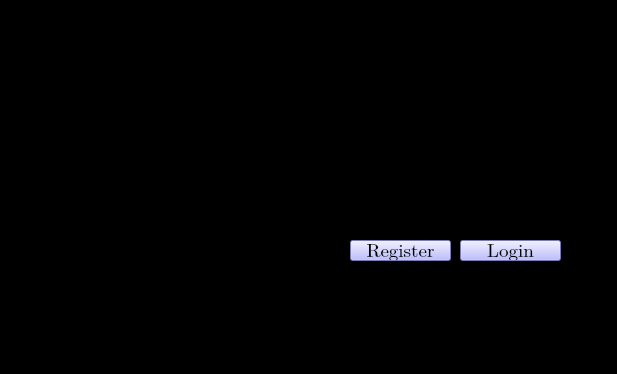
<?xml version="1.0" encoding="UTF-8"?>
<ui version="4.0">
 <class>MainWindow</class>
 <widget class="QMainWindow" name="MainWindow">
  <property name="geometry">
   <rect>
    <x>0</x>
    <y>0</y>
    <width>617</width>
    <height>374</height>
   </rect>
  </property>
  <property name="windowTitle">
   <string>MainWindow</string>
  </property>
  <property name="styleSheet">
   <string notr="true">QWidget {
    background-color:rgb(0, 0, 0)
}</string>
  </property>
  <widget class="QWidget" name="centralwidget">
   <widget class="QLabel" name="label">
    <property name="geometry">
     <rect>
      <x>40</x>
      <y>0</y>
      <width>531</width>
      <height>321</height>
     </rect>
    </property>
    <property name="text">
     <string/>
    </property>
    <property name="pixmap">
     <pixmap>Film and Theater Presentation.png</pixmap>
    </property>
    <property name="scaledContents">
     <bool>true</bool>
    </property>
   </widget>
   <widget class="QPushButton" name="LoginButton">
    <property name="geometry">
     <rect>
      <x>460</x>
      <y>240</y>
      <width>101</width>
      <height>21</height>
     </rect>
    </property>
    <property name="font">
     <font>
      <family>Cambria Math</family>
      <pointsize>14</pointsize>
     </font>
    </property>
    <property name="styleSheet">
     <string notr="true">QPushButton {
    background-color: rgb(170, 170, 255);
    color: rgb(0, 0, 0);

}


QPushButton:hover {
    background-color:rgb(128, 120, 215);
    color: rgb(0, 0, 0)
}

QPushButton:pressed {
    background-color: rgb(85, 170, 127);
    color: rgb(0, 0, 0)
}
</string>
    </property>
    <property name="text">
     <string>Login</string>
    </property>
   </widget>
   <widget class="QPushButton" name="RegisterButton">
    <property name="geometry">
     <rect>
      <x>350</x>
      <y>240</y>
      <width>101</width>
      <height>21</height>
     </rect>
    </property>
    <property name="font">
     <font>
      <family>Cambria Math</family>
      <pointsize>14</pointsize>
     </font>
    </property>
    <property name="styleSheet">
     <string notr="true">QPushButton {
    background-color: rgb(170, 170, 255);
    color: rgb(0, 0, 0);

}


QPushButton:hover {
    background-color:rgb(128, 120, 215);
    color: rgb(0, 0, 0)
}

QPushButton:pressed {
    background-color: rgb(85, 170, 127);
    color: rgb(0, 0, 0)
}
</string>
    </property>
    <property name="text">
     <string>Register</string>
    </property>
   </widget>
  </widget>
  <widget class="QMenuBar" name="menubar">
   <property name="geometry">
    <rect>
     <x>0</x>
     <y>0</y>
     <width>617</width>
     <height>21</height>
    </rect>
   </property>
  </widget>
  <widget class="QStatusBar" name="statusbar"/>
 </widget>
 <resources/>
 <connections/>
</ui>
